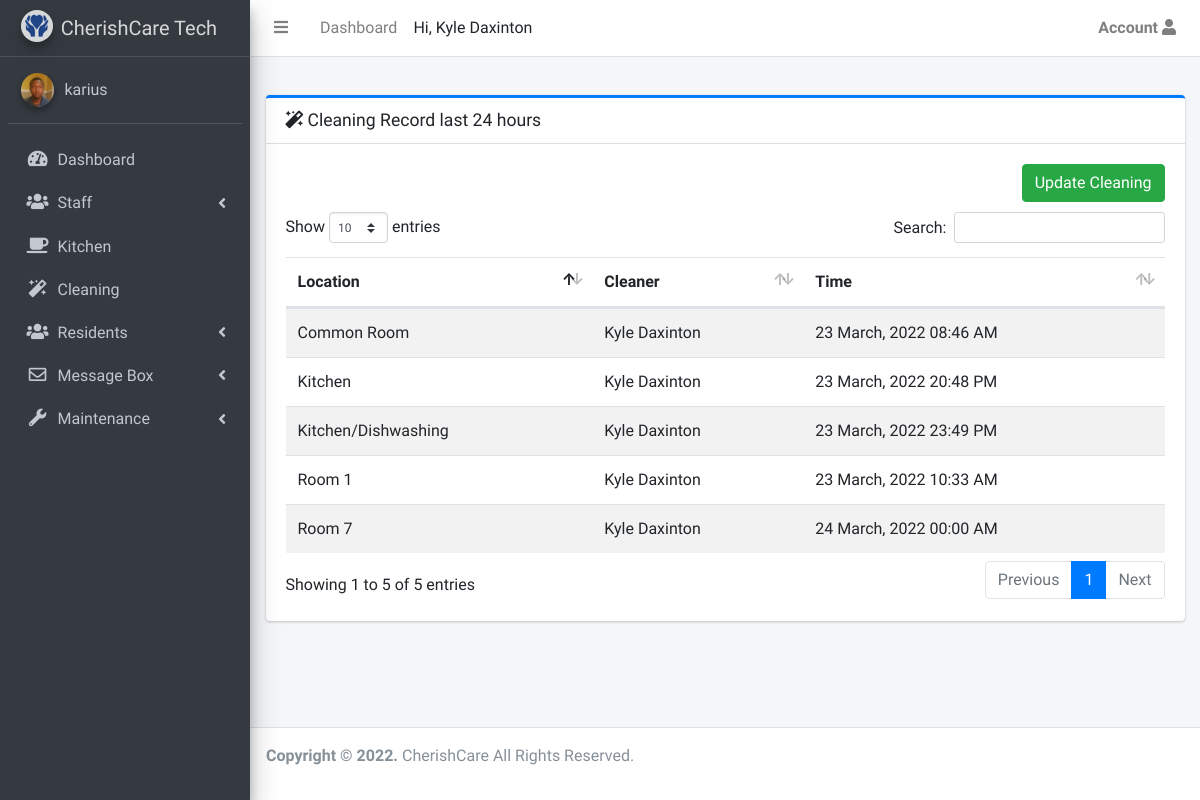
/admin/cleaning (signed in), run on the app's committed database.
### app/models.py (models this page shows, shortened)
class User(UserMixin, db.Model):
    __tablename__ = 'User'
    __table_args__ = {
        'extend_existing': True
    }
    id = db.Column(db.Integer, primary_key=True)
    name = db.Column(db.String(64))
    username = db.Column(db.String(64), unique=True, index=True)
    role_id = db.Column(db.Integer, db.ForeignKey('roles.id'))
    email = db.Column(db.String(64), unique=True, index=True)
    password_hash = db.Column(db.String(128))
    cleaner = db.relationship('Cleaning', backref='cleaner', foreign_keys='Cleaning.cleaned_by')
    repairs_reported = db.relationship('Maintenance', backref='reporter', foreign_keys='Maintenance.reported_by')
    timeline_entry = db.relationship('Timeline', backref='user_entry', foreign_keys='Timeline.user_entry_id')
    med_issue = db.relationship('Medication', backref='med_issuer_staff', foreign_keys='Medication.med_issuer')
    confirmed = db.Column(db.Boolean, default=True)
    active = db.Column(db.Boolean, default=True)
    created_at = db.Column(db.DateTime, server_default=db.func.now())
    last_seen = db.Column(db.DateTime, server_default=db.func.now())
    profile_photo = db.Column(db.String(64), default='avatar.png')
    @property
    def password(self):
        raise AttributeError('Password is not readable')
    def can(self, perm):
        return self.role is not None and self.role.has_permission(perm)
    def is_administrator(self):
        return self.can(Permission.ADMIN)

class Cleaning(db.Model):
    __tablename__ = 'cleaning'
    __table_args__ = {
        'extend_existing': True
    }
    id = db.Column(db.Integer, primary_key=True)
    location = db.Column(db.String(100))
    cleaned_by = db.Column(db.ForeignKey('User.id'))
    date_time = db.Column(db.DateTime, server_default=db.func.now())

### app/admin/routes.py (the view, shortened to what this page needs)
@admin.route('/cleaning', methods=['GET', 'POST'])
@login_required
def cleaning():
    title = "Cleaning"
    yesterday = datetime.now()- timedelta(hours=24)
    cleanings = Cleaning.query.join(User, Cleaning.cleaned_by==User.id).filter(Cleaning.date_time>yesterday).order_by(Cleaning.date_time)
    return render_template('admin/pages/cleaning/cleaning.html', user=current_user, cleanings=cleanings, title=title)

### app/auth/routes.py (called while the page is built)
@auth.before_app_request
def before_request():
    if current_user.is_authenticated \
            and not current_user.confirmed \
            and request.endpoint \
            and request.blueprint != 'auth' \
            and request.blueprint != 'main' \
            and request.endpoint != 'static':
        return redirect(url_for('auth.unconfirmed'))

### app/models.py (called while the page is built)
@login_manager.user_loader
def load_user(user_id):
    return User.query.get(int(user_id))

    def has_permission(self, perm):
        return self.permissions & perm == perm

### app/templates/admin/pages/cleaning/cleaning.html (shortened to what this page needs)
{% extends 'admin_base.html'%}
{% import "macros.html" as macros %}
{%block css %}
<link rel="stylesheet" href="{{url_for('static' , filename='dist/css/adminlte.min.css')}}">
<link rel="stylesheet" href="{{url_for('static', filename='plugins/select2/css/select2.min.css')}}">
<link rel="stylesheet"
    href="{{url_for('static', filename='plugins/select2-bootstrap4-theme/select2-bootstrap4.min.css')}}">
{%endblock%}
{%block main_content %}
<section class="content">
    <div class="card card-primary card-outline">
        <div class="card-header">
            <h3 class="card-title">
                <i class="fas fa-magic"></i>
                Cleaning Record last 24 hours
            </h3>
        </div>
        <div class="card-body">
                <div class="tab-content" id="custom-content-above-tabContent">
                    <div class="tab-pane fade show active" id="custom-content-above-home" role="tabpanel"
                        aria-labelledby="custom-content-above-home-tab">
                        <button type="button" class="btn btn-success float-right" data-toggle="modal"
                            data-target="#request-repair">Update Cleaning</button>
                        <br>
                        <br>
                        {%if cleanings.count()==0 %}
                        <h1 class="row justify-content-center">No cleaning has been done today</h1>
                        {%else%}
                        <div class="table-responsive">
                            <table id="table1" class="table table-hover table-striped">
                                <thead>
                                    <th>Location</th>
                                    <th>Cleaner</th>
                                    <th>Time</th>
                                </thead>
                                <tbody>
                                    {% for clean in cleanings%}
                                    <tr>
                                        <td class="mailbox-name">{{clean.location}}
                                        </td>
                                        <td class="mailbox-name">{{clean.cleaner.name}}
                                        </td>
                                        <td class="mailbox-name">{{clean.date_time.strftime("%d %B, %Y %H:%M %p")}}
                                        </td>
                                    </tr>
                                    {%endfor%}
                                </tbody>
                            </table>
                        </div>
                        {%endif%}
                    </div>
                </div>
            </div>
</section>
{%endblock%}

### app/templates/admin_base.html (shortened to what this page needs)
<!DOCTYPE html>
<html>
<head>
  <link rel="stylesheet" href="{{url_for('static' , filename='plugins/fontawesome-free-5/css/all.css')}}">
  <link rel="stylesheet"
    href="{{url_for('static', filename='plugins/overlayScrollbars/css/OverlayScrollbars.min.css')}}">
    <link rel="stylesheet" href="{{url_for('static', filename='plugins/datatables-bs4/css/dataTables.bootstrap4.min.css')}}">
    <link rel="stylesheet"
    href="{{url_for('static', filename='plugins/datatables-responsive/css/responsive.bootstrap4.min.css')}}">
  <link rel="stylesheet" href="{{url_for('static', filename='plugins/daterangepicker/daterangepicker.css')}}">
  <link rel="stylesheet"
    href="{{url_for('static', filename='plugins/tempusdominus-bootstrap-4/css/tempusdominus-bootstrap-4.min.css')}}">
   <link rel="stylesheet" href="{{url_for('static' , filename='dist/css/preloader.css')}}">
  {%block css %}{%endblock%}
</head>
<body class="hold-transition sidebar-mini">
  <div class="wrapper">
    <nav class="main-header navbar navbar-expand navbar-white navbar-light">
      <ul class="navbar-nav">
        <li class="nav-item">
          <a class="nav-link" data-widget="pushmenu" href="#" role="button"><i class="fas fa-bars"></i></a>
        </li>
        {%if user.is_administrator()%}
        <li class="nav-item d-none d-sm-inline-block">
          <a href="{{url_for('admin.index')}}" class="nav-link">Dashboard</a>
        </li>
        {%endif%}
      </ul>
      <span> Hi, {{user.name}}
      </span>
      <ul class="navbar-nav ml-auto">
        <li class="nav-item dropdown">
          <a class="nav-link" data-toggle="dropdown" href="#">
            <b>Account</b> <i class="fas fa-user"></i>
          </a>
        </li>
      </ul>
    </nav>
    <aside class="main-sidebar sidebar-dark-primary elevation-4">
      {%if user.is_administrator()%}
      <a href="{{url_for('admin.index')}}" class="brand-link">
      {%else%}
      <a href="{{url_for('admin.view_residents')}}" class="brand-link">
        {%endif%}
        <img src="{{url_for('static', filename='assets/img/favicon.png')}}" alt="CherishCare Logo"
          class="brand-image img-circle elevation-3" style="opacity: .8">
        <span class="brand-text font-weight-light">CherishCare Tech</span>
      </a>
      <div class="sidebar">
        <div class="user-panel mt-3 pb-3 mb-3 d-flex">
          <div class="image">
            <a href="#">
              <img src="{{url_for('static', filename='uploads/')}}{{user.profile_photo}}"
                onclick="document.getElementById('photo').click()" class="img-circle elevation-2" alt="User Image">
            </a>
          </div>
          <div class="info">
            <a href="#" class="d-block">{{user.username}}</a>
          </div>
        </div>
        <nav class="mt-2">
          <ul class="nav nav-pills nav-sidebar flex-column" data-widget="treeview" role="menu" data-accordion="false">
            {%if user.is_administrator()%}
            <li class="nav-item">
              <a href="{{url_for('admin.index')}}" class="nav-link">
                <i class="nav-icon fas fa-tachometer-alt"></i>
                <p>Dashboard</p>
              </a>
            </li>
            <li class="nav-item has-treeview">
              <a href="#" class="nav-link">
                <i class="nav-icon fas fa-users"></i>
                <p>
                  Staff
                  <i class="fas fa-angle-left right"></i>
                </p>
              </a>
            </li>
            {%endif%}
            {%if user.is_administrator() or user.role.name=="Kitchen Staff"%}
            <li class="nav-item">
              <a href="{{url_for('admin.kitchen')}}" class="nav-link">
                <i class="nav-icon fas fa-coffee"></i>
                <p>Kitchen</p>
              </a>
            </li>
            {%endif%}
            {%if user.is_administrator() or user.role.name=="Cleaning Staff"%}
            <li class="nav-item">
              <a href="{{url_for('admin.cleaning')}}" class="nav-link">
                <i class="nav-icon fas fa-magic"></i>
                <p>Cleaning</p>
              </a>
            </li>
            {%endif%}
            {%if user.is_administrator() %}
            <li class="nav-item has-treeview">
              <a href="#" class="nav-link">
                <i class="nav-icon fas fa-users"></i>
                <p>
                  Residents
                  <i class="fas fa-angle-left right"></i>
                </p>
              </a>
            </li>
            {%endif%}
            <li class="nav-item has-treeview">
              <a href="#" class="nav-link">
                <i class="nav-icon far fa-envelope"></i>
                <p>
                  Message Box
                  <i class="fas fa-angle-left right"></i>
                </p>
              </a>
            </li>
            {%if user.is_administrator() or user.role.name=="Maintenance Staff"%}
            <li class="nav-item has-treeview">
              <a href="#" class="nav-link">
                <i class="nav-icon fas fa-wrench"></i>
                <p>
                  Maintenance
                  <i class="fas fa-angle-left right"></i>
                </p>
              </a>
            </li>
            {%endif%}
          </ul>
        </nav>
      </div>
    </aside>
    <div class="content-wrapper">
      <section class="content-header">
      </section>
      <section class="content">
        <div class="container-fluid">
          {%block main_content %} {%endblock%}
        </div>
      </section>
    </div>
    <footer class="main-footer no-print">
      <p>
        <strong>Copyright &copy
          <script> document.write(new Date().getFullYear())</script>.
        </strong>
        CherishCare All Rights Reserved.
      </p>
    </footer>
</body>
</html>

### data on the page
User: name "Kyle Daxinton", profile_photo (picture), username "karius"
Cleaning: location "Common Room", cleaner.name "Kyle Daxinton", date_time "23 March, 2022 08:46 AM"
Cleaning: location "Room 1", cleaner.name "Kyle Daxinton", date_time "23 March, 2022 10:33 AM"
Cleaning: location "Kitchen", cleaner.name "Kyle Daxinton", date_time "23 March, 2022 20:48 PM"
Cleaning: location "Kitchen/Dishwashing", cleaner.name "Kyle Daxinton", date_time "23 March, 2022 23:49 PM"
Cleaning: location "Room 7", cleaner.name "Kyle Daxinton", date_time "24 March, 2022 00:00 AM"
